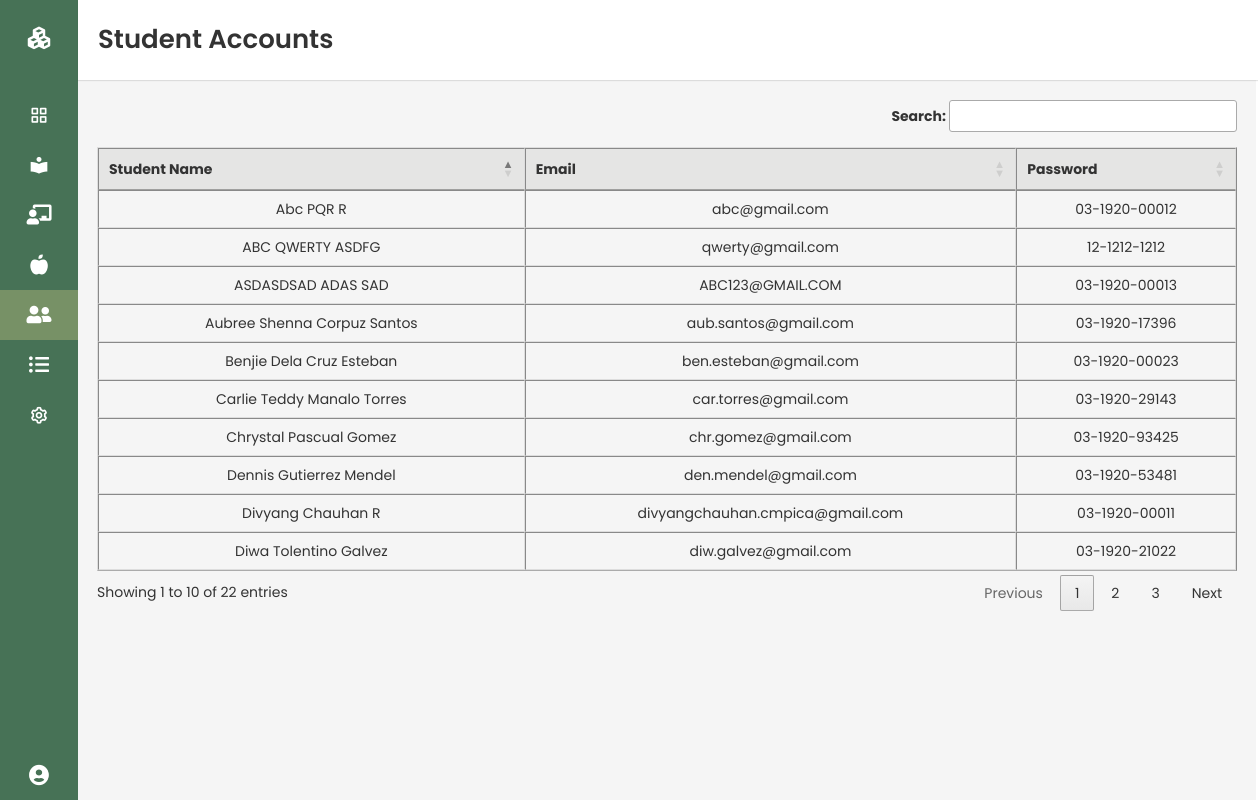
The app's page /admindashboard_useraccounts_s.php (signed in) with its own data.
### tables this page shows
CREATE TABLE `students` (
  `id` int(11) NOT NULL,
  `student_id` varchar(255) DEFAULT NULL,
  `firstname` varchar(255) NOT NULL,
  `lastname` varchar(255) NOT NULL,
  `middlename` varchar(255) DEFAULT NULL,
  `birth_date` date DEFAULT NULL,
  `yearlvl` varchar(11) NOT NULL,
  `nationality` varchar(255) DEFAULT NULL,
  `gender` varchar(255) DEFAULT NULL,
  `phone` varchar(20) DEFAULT NULL,
  `email` varchar(255) NOT NULL,
  `password` varchar(255) NOT NULL
);

### admindashboard_useraccounts_s.php (the view, shortened to what this page needs)
<?php
include ('db_conn.php');
if (isset($_SESSION['id']) && isset($_SESSION['email'])) {
 ?>
<!DOCTYPE html>
<html lang="en" dir="ltr">
  <head>
    <link rel="stylesheet" href="admindashboardstyle.css">
    <link rel="stylesheet" href="admin.css">
    <link href='https://unpkg.com/boxicons@2.0.7/css/boxicons.min.css' rel='stylesheet'>
    <link rel="stylesheet" href="https://pro.fontawesome.com/releases/v5.10.0/css/all.css"/>
    <link rel="stylesheet" href="https://maxcdn.bootstrapcdn.com/bootstrap/3.4.1/css/bootstrap.min.css">
    <link rel="stylesheet" type="text/css" href="//cdn.datatables.net/1.11.4/css/jquery.dataTables.min.css">
    <link rel="stylesheet" type="text/css" href="https://cdn.datatables.net/buttons/2.2.2/css/buttons.dataTables.min.css">
   </head>
<body>
  <div class="sidebar close">
    <div class="logo-details">
        <i class="bx bxs-component" style="text-shadow: none;"></i>
    </div>
    <ul class="nav-links">
      <li>
        <a href="admindashboard.php">
          <i class='bx bx-grid-alt' style="text-shadow: none;"></i>
        </a>
      </li>
      <li>
        <a href="admindashboard_students.php">
          <i class='bx bxs-book-reader'style="text-shadow: none;"></i>
        </a>
      </li>
      <li>
        <a href="admindashboard_teachers.php">
          <i class="fas fa-chalkboard-teacher" style="text-shadow: none;"></i>
        </a>
      </li>
      <li>
        <div class="iocn-link">
          <a href="admindashboard_classes.php">
            <i class="fas fa-apple-alt" style="text-shadow: none;"></i>
          </a>
        </div>
      </li>
      <li>
        <div class="iocn-link">
          <a href="#" class="active">
            <i class="fas fa-user-friends" style="text-shadow: none;"></i>
          </a>
        </div>
      </li>
      <li>
        <a href="admindashboard_userlogs.php">
            <i class="fas fa-list-ul" style="text-shadow: none;"></i>
        </a>
      </li>
      <li>
        <a href="admindashboard_settings.php">
          <i class='bx bx-cog' style="text-shadow: none;"></i>
        </a>
      </li>
      <li class="log_out">
          <div class="iocn-link">
          <a href="#">
            <i class="fas fa-user-circle"></i>
          </a>
          </div>
      </li>
  </div>
  <section class="home-section">
      <nav>
        <div class="home-content">
          <span class="text">Student Accounts</span>
        </div>
      </nav>
      <div class="container home-teacher container-flex">
          <div class="d-flex table-filter">
            <table width="100%" border="1" cellspacing="0" cellpadding="10" align="center" id="table">
                <thead>
                    <tr>
                        <th>Student Name</th>
                        <th>Email</th>
                        <th>Password</th>
                    </tr>
                </thead>
                <tbody>
                    <?php
                      $sql = "SELECT * FROM students";
                          $result = mysqli_query($conn, $sql);
                          while($inner_row = mysqli_fetch_array($result)){?>
                    <tr>
                        <td><?php echo $inner_row['firstname']." ".$inner_row['middlename']." ".$inner_row['lastname']; ?></td>
                        <td><?php echo $inner_row['email']; ?></td>
                        <td><?php echo $inner_row['password']; ?></td>
                    </tr>
                    <?php } ?>
                </tbody>
            </table>
          </div>
    </div>
  </section>
</body>
</html>
<?php
}else{
     header("Location: adminlogin.php");
     exit();
}
 ?>

### admindashboardstyle.css (style rules this page uses)
* { margin: 0; padding: 0; box-sizing: border-box; font-family: "Poppins", sans-serif; }
.sidebar { position: fixed; top: 0; left: 0; height: 100%; width: 260px; background: #477256; z-index: 100; width: 78px; opacity: 1 !important; }
.sidebar .logo-details { height: 60px; width: 100%; display: flex; align-items: center; }
.sidebar .logo-details i { font-size: 30px; color: #fff; height: 50px; min-width: 78px; text-align: center; line-height: 50px; margin-top: 15px; }
.sidebar .nav-links { height: 100%; padding: 30px 0 150px 0; overflow: auto; }
.sidebar.close .nav-links { overflow: visible; }
.sidebar .nav-links li { position: relative; list-style: none; }
.sidebar .nav-links li .iocn-link { display: flex; align-items: center; justify-content: space-between; }
.sidebar.close .nav-links li .iocn-link { display: block; }
.sidebar .nav-links li i { height: 50px; min-width: 78px; text-align: center; line-height: 50px; color: #fff; font-size: 20px; cursor: pointer; }
.sidebar .nav-links li a { display: flex; align-items: center; text-decoration: none; }
.home-section { position: relative; background: #f5f5f5; min-height: 100vh; width: calc(100% - 240px); left: 260px; }
.home-section nav { display: flex; justify-content: space-between; height: 80px; background: #fff; align-items: center; position: fixed; width: calc(100% - 240px); left: 260px; z-index: 100; padding: 0 20px; box-shadow: 0 1px 1px rgba(0, 0, 0, 0.1); }
.sidebar.close ~ .home-section nav { left: 78px; width: calc(100% - 78px); }
.home-section { width: calc(100% - 80px); left: 78px; }
.home-section .home-content { height: 60px; display: flex; align-items: center; }
.home-section .home-content .text { font-size: 26px; font-weight: 600; }
.sidebar .nav-links .log_out { position: absolute; bottom: 0; width: 100%; }
.sidebar .nav-links li a.active { background: #779166; }

### admin.css (style rules this page uses)
.table-filter { justify-content: space-between; padding-top: 100px; }
th { background-color: #e5e5e4; font-weight: bold; }
table, table td, table th { border-color: #ddd; text-align: center; }
.d-flex { display: flex; }
body { background-color: #f7f6f2; margin: 0px; }

### records on screen
students: firstname "Benjie", middlename "Dela Cruz", lastname "Esteban", email "ben.esteban@gmail.com", password "03-1920-00023"
students: firstname "Diwa", middlename "Tolentino", lastname "Galvez", email "diw.galvez@gmail.com", password "03-1920-21022"
students: firstname "Chrystal", middlename "Pascual", lastname "Gomez", email "chr.gomez@gmail.com", password "03-1920-93425"
students: firstname "Dennis", middlename "Gutierrez", lastname "Mendel", email "den.mendel@gmail.com", password "03-1920-53481"
students: firstname "Aubree Shenna", middlename "Corpuz", lastname "Santos", email "aub.santos@gmail.com", password "03-1920-17396"
students: firstname "Carlie Teddy", middlename "Manalo", lastname "Torres", email "car.torres@gmail.com", password "03-1920-29143"
students: firstname "Divyang", middlename "Chauhan", lastname "R", email "divyangchauhan.cmpica@gmail.com", password "03-1920-00011"
students: firstname "Abc", middlename "PQR", lastname "R", email "abc@gmail.com", password "03-1920-00012"
students: firstname "ASDASDSAD", middlename "ADAS", lastname "SAD", email "ABC123@GMAIL.COM", password "03-1920-00013"
students: firstname "ABC", middlename "QWERTY", lastname "ASDFG", email "qwerty@gmail.com", password "12-1212-1212"
